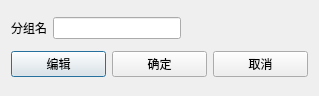
<?xml version="1.0" encoding="UTF-8"?>
<ui version="4.0">
 <class>EmailGroupInfo</class>
 <widget class="QDialog" name="EmailGroupInfo">
  <property name="geometry">
   <rect>
    <x>0</x>
    <y>0</y>
    <width>319</width>
    <height>96</height>
   </rect>
  </property>
  <property name="windowTitle">
   <string>Email分组详情</string>
  </property>
  <layout class="QHBoxLayout" name="horizontalLayout_3">
   <item>
    <layout class="QVBoxLayout" name="verticalLayout">
     <item>
      <layout class="QHBoxLayout" name="horizontalLayout">
       <item>
        <widget class="QLabel" name="label">
         <property name="text">
          <string>分组名</string>
         </property>
        </widget>
       </item>
       <item>
        <widget class="QLineEdit" name="lineEdit"/>
       </item>
       <item>
        <spacer name="horizontalSpacer">
         <property name="orientation">
          <enum>Qt::Horizontal</enum>
         </property>
         <property name="sizeHint" stdset="0">
          <size>
           <width>40</width>
           <height>20</height>
          </size>
         </property>
        </spacer>
       </item>
      </layout>
     </item>
     <item>
      <layout class="QHBoxLayout" name="horizontalLayout_2">
       <item>
        <widget class="QPushButton" name="pushButton">
         <property name="text">
          <string>编辑</string>
         </property>
        </widget>
       </item>
       <item>
        <widget class="QPushButton" name="pushButton_2">
         <property name="text">
          <string>确定</string>
         </property>
        </widget>
       </item>
       <item>
        <widget class="QPushButton" name="pushButton_3">
         <property name="text">
          <string>取消</string>
         </property>
        </widget>
       </item>
      </layout>
     </item>
    </layout>
   </item>
  </layout>
 </widget>
 <resources/>
 <connections/>
</ui>
